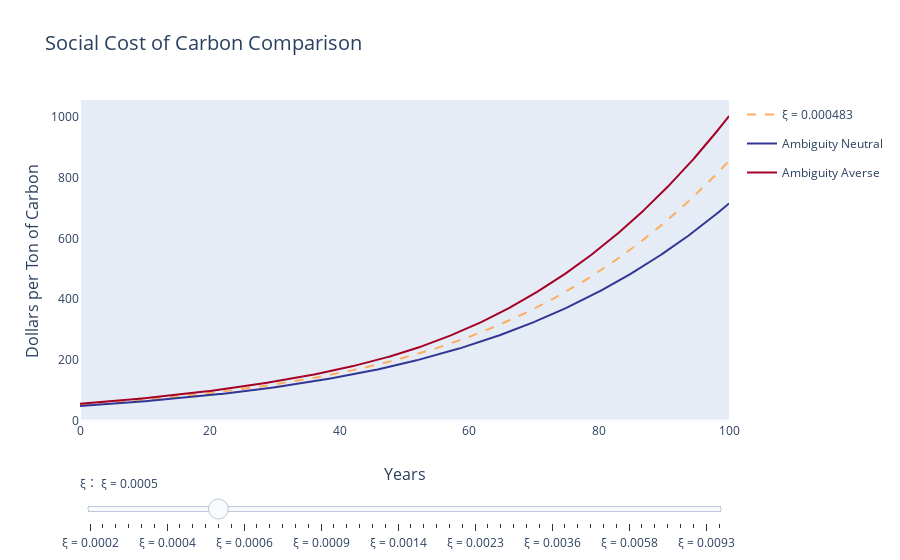

This figure's notebook cell:
### Code cell
mdl.SCCSmoothPlot()

### Figure 1 — Plotly figure (JSON) as saved in the notebook; plotly's stock layout.template omitted (floating-point values rounded to 4 significant figures; data arrays with more than 128 entries replaced by an {"elided": "..."} marker saying what was removed)
{"data": [{"legendgroup": "Arbitrary ξ", "line": {"color": "rgb(253,174,97)", "dash": "dash", "width": 2}, "name": "ξ = 0.000222", "showlegend": true, "type": "scatter", "visible": false, "x": {"elided": "400 float values"}, "y": {"elided": "400 float values"}}, {"legendgroup": "Arbitrary ξ", "line": {"color": "rgb(253,174,97)", "dash": "dash", "width": 2}, "name": "ξ = 0.000240", "showlegend": true, "type": "scatter", "visible": false, "x": {"elided": "400 float values"}, "y": {"elided": "400 float values"}}, {"legendgroup": "Arbitrary ξ", "line": {"color": "rgb(253,174,97)", "dash": "dash", "width": 2}, "name": "ξ = 0.000260", "showlegend": true, "type": "scatter", "visible": false, "x": {"elided": "400 float values"}, "y": {"elided": "400 float values"}}, {"legendgroup": "Arbitrary ξ", "line": {"color": "rgb(253,174,97)", "dash": "dash", "width": 2}, "name": "ξ = 0.000281", "showlegend": true, "type": "scatter", "visible": false, "x": {"elided": "400 float values"}, "y": {"elided": "400 float values"}}, {"legendgroup": "Arbitrary ξ", "line": {"color": "rgb(253,174,97)", "dash": "dash", "width": 2}, "name": "ξ = 0.000303", "showlegend": true, "type": "scatter", "visible": false, "x": {"elided": "400 float values"}, "y": {"elided": "400 float values"}}, {"legendgroup": "Arbitrary ξ", "line": {"color": "rgb(253,174,97)", "dash": "dash", "width": 2}, "name": "ξ = 0.000328", "showlegend": true, "type": "scatter", "visible": false, "x": {"elided": "400 float values"}, "y": {"elided": "400 float values"}}, {"legendgroup": "Arbitrary ξ", "line": {"color": "rgb(253,174,97)", "dash": "dash", "width": 2}, "name": "ξ = 0.000354", "showlegend": true, "type": "scatter", "visible": false, "x": {"elided": "400 float values"}, "y": {"elided": "400 float values"}}, {"legendgroup": "Arbitrary ξ", "line": {"color": "rgb(253,174,97)", "dash": "dash", "width": 2}, "name": "ξ = 0.000383", "showlegend": true, "type": "scatter", "visible": false, "x": {"elided": "400 float values"}, "y": {"elided": "400 float values"}}, {"legendgroup": "Arbitrary ξ", "line": {"color": "rgb(253,174,97)", "dash": "dash", "width": 2}, "name": "ξ = 0.000414", "showlegend": true, "type": "scatter", "visible": false, "x": {"elided": "400 float values"}, "y": {"elided": "400 float values"}}, {"legendgroup": "Arbitrary ξ", "line": {"color": "rgb(253,174,97)", "dash": "dash", "width": 2}, "name": "ξ = 0.000447", "showlegend": true, "type": "scatter", "visible": false, "x": {"elided": "400 float values"}, "y": {"elided": "400 float values"}}, {"legendgroup": "Arbitrary ξ", "line": {"color": "rgb(253,174,97)", "dash": "dash", "width": 2}, "name": "ξ = 0.000483", "showlegend": true, "type": "scatter", "visible": true, "x": {"elided": "400 float values"}, "y": {"elided": "400 float values"}}, {"legendgroup": "Arbitrary ξ", "line": {"color": "rgb(253,174,97)", "dash": "dash", "width": 2}, "name": "ξ = 0.000522", "showlegend": true, "type": "scatter", "visible": false, "x": {"elided": "400 float values"}, "y": {"elided": "400 float values"}}, {"legendgroup": "Arbitrary ξ", "line": {"color": "rgb(253,174,97)", "dash": "dash", "width": 2}, "name": "ξ = 0.000564", "showlegend": true, "type": "scatter", "visible": false, "x": {"elided": "400 float values"}, "y": {"elided": "400 float values"}}, {"legendgroup": "Arbitrary ξ", "line": {"color": "rgb(253,174,97)", "dash": "dash", "width": 2}, "name": "ξ = 0.000610", "showlegend": true, "type": "scatter", "visible": false, "x": {"elided": "400 float values"}, "y": {"elided": "400 float values"}}, {"legendgroup": "Arbitrary ξ", "line": {"color": "rgb(253,174,97)", "dash": "dash", "width": 2}, "name": "ξ = 0.000659", "showlegend": true, "type": "scatter", "visible": false, "x": {"elided": "400 float values"}, "y": {"elided": "400 float values"}}, {"legendgroup": "Arbitrary ξ", "line": {"color": "rgb(253,174,97)", "dash": "dash", "width": 2}, "name": "ξ = 0.000713", "showlegend": true, "type": "scatter", "visible": false, "x": {"elided": "400 float values"}, "y": {"elided": "400 float values"}}, {"legendgroup": "Arbitrary ξ", "line": {"color": "rgb(253,174,97)", "dash": "dash", "width": 2}, "name": "ξ = 0.000770", "showlegend": true, "type": "scatter", "visible": false, "x": {"elided": "400 float values"}, "y": {"elided": "400 float values"}}, {"legendgroup": "Arbitrary ξ", "line": {"color": "rgb(253,174,97)", "dash": "dash", "width": 2}, "name": "ξ = 0.000832", "showlegend": true, "type": "scatter", "visible": false, "x": {"elided": "400 float values"}, "y": {"elided": "400 float values"}}, {"legendgroup": "Arbitrary ξ", "line": {"color": "rgb(253,174,97)", "dash": "dash", "width": 2}, "name": "ξ = 0.000900", "showlegend": true, "type": "scatter", "visible": false, "x": {"elided": "400 float values"}, "y": {"elided": "400 float values"}}, {"legendgroup": "Arbitrary ξ", "line": {"color": "rgb(253,174,97)", "dash": "dash", "width": 2}, "name": "ξ = 0.000972", "showlegend": true, "type": "scatter", "visible": false, "x": {"elided": "400 float values"}, "y": {"elided": "400 float values"}}, {"legendgroup": "Arbitrary ξ", "line": {"color": "rgb(253,174,97)", "dash": "dash", "width": 2}, "name": "ξ = 0.001051", "showlegend": true, "type": "scatter", "visible": false, "x": {"elided": "400 float values"}, "y": {"elided": "400 float values"}}, {"legendgroup": "Arbitrary ξ", "line": {"color": "rgb(253,174,97)", "dash": "dash", "width": 2}, "name": "ξ = 0.001136", "showlegend": true, "type": "scatter", "visible": false, "x": {"elided": "400 float values"}, "y": {"elided": "400 float values"}}, {"legendgroup": "Arbitrary ξ", "line": {"color": "rgb(253,174,97)", "dash": "dash", "width": 2}, "name": "ξ = 0.001228", "showlegend": true, "type": "scatter", "visible": false, "x": {"elided": "400 float values"}, "y": {"elided": "400 float values"}}, {"legendgroup": "Arbitrary ξ", "line": {"color": "rgb(253,174,97)", "dash": "dash", "width": 2}, "name": "ξ = 0.001327", "showlegend": true, "type": "scatter", "visible": false, "x": {"elided": "400 float values"}, "y": {"elided": "400 float values"}}, {"legendgroup": "Arbitrary ξ", "line": {"color": "rgb(253,174,97)", "dash": "dash", "width": 2}, "name": "ξ = 0.001434", "showlegend": true, "type": "scatter", "visible": false, "x": {"elided": "400 float values"}, "y": {"elided": "400 float values"}}, {"legendgroup": "Arbitrary ξ", "line": {"color": "rgb(253,174,97)", "dash": "dash", "width": 2}, "name": "ξ = 0.001550", "showlegend": true, "type": "scatter", "visible": false, "x": {"elided": "400 float values"}, "y": {"elided": "400 float values"}}, {"legendgroup": "Arbitrary ξ", "line": {"color": "rgb(253,174,97)", "dash": "dash", "width": 2}, "name": "ξ = 0.001675", "showlegend": true, "type": "scatter", "visible": false, "x": {"elided": "400 float values"}, "y": {"elided": "400 float values"}}, {"legendgroup": "Arbitrary ξ", "line": {"color": "rgb(253,174,97)", "dash": "dash", "width": 2}, "name": "ξ = 0.001810", "showlegend": true, "type": "scatter", "visible": false, "x": {"elided": "400 float values"}, "y": {"elided": "400 float values"}}, {"legendgroup": "Arbitrary ξ", "line": {"color": "rgb(253,174,97)", "dash": "dash", "width": 2}, "name": "ξ = 0.001957", "showlegend": true, "type": "scatter", "visible": false, "x": {"elided": "400 float values"}, "y": {"elided": "400 float values"}}, {"legendgroup": "Arbitrary ξ", "line": {"color": "rgb(253,174,97)", "dash": "dash", "width": 2}, "name": "ξ = 0.002115", "showlegend": true, "type": "scatter", "visible": false, "x": {"elided": "400 float values"}, "y": {"elided": "400 float values"}}, {"legendgroup": "Arbitrary ξ", "line": {"color": "rgb(253,174,97)", "dash": "dash", "width": 2}, "name": "ξ = 0.002285", "showlegend": true, "type": "scatter", "visible": false, "x": {"elided": "400 float values"}, "y": {"elided": "400 float values"}}, {"legendgroup": "Arbitrary ξ", "line": {"color": "rgb(253,174,97)", "dash": "dash", "width": 2}, "name": "ξ = 0.002470", "showlegend": true, "type": "scatter", "visible": false, "x": {"elided": "400 float values"}, "y": {"elided": "400 float values"}}, {"legendgroup": "Arbitrary ξ", "line": {"color": "rgb(253,174,97)", "dash": "dash", "width": 2}, "name": "ξ = 0.002670", "showlegend": true, "type": "scatter", "visible": false, "x": {"elided": "400 float values"}, "y": {"elided": "400 float values"}}, {"legendgroup": "Arbitrary ξ", "line": {"color": "rgb(253,174,97)", "dash": "dash", "width": 2}, "name": "ξ = 0.002885", "showlegend": true, "type": "scatter", "visible": false, "x": {"elided": "400 float values"}, "y": {"elided": "400 float values"}}, {"legendgroup": "Arbitrary ξ", "line": {"color": "rgb(253,174,97)", "dash": "dash", "width": 2}, "name": "ξ = 0.003118", "showlegend": true, "type": "scatter", "visible": false, "x": {"elided": "400 float values"}, "y": {"elided": "400 float values"}}, {"legendgroup": "Arbitrary ξ", "line": {"color": "rgb(253,174,97)", "dash": "dash", "width": 2}, "name": "ξ = 0.003370", "showlegend": true, "type": "scatter", "visible": false, "x": {"elided": "400 float values"}, "y": {"elided": "400 float values"}}, {"legendgroup": "Arbitrary ξ", "line": {"color": "rgb(253,174,97)", "dash": "dash", "width": 2}, "name": "ξ = 0.003642", "showlegend": true, "type": "scatter", "visible": false, "x": {"elided": "400 float values"}, "y": {"elided": "400 float values"}}, {"legendgroup": "Arbitrary ξ", "line": {"color": "rgb(253,174,97)", "dash": "dash", "width": 2}, "name": "ξ = 0.003937", "showlegend": true, "type": "scatter", "visible": false, "x": {"elided": "400 float values"}, "y": {"elided": "400 float values"}}, {"legendgroup": "Arbitrary ξ", "line": {"color": "rgb(253,174,97)", "dash": "dash", "width": 2}, "name": "ξ = 0.004255", "showlegend": true, "type": "scatter", "visible": false, "x": {"elided": "400 float values"}, "y": {"elided": "400 float values"}}, {"legendgroup": "Arbitrary ξ", "line": {"color": "rgb(253,174,97)", "dash": "dash", "width": 2}, "name": "ξ = 0.004598", "showlegend": true, "type": "scatter", "visible": false, "x": {"elided": "400 float values"}, "y": {"elided": "400 float values"}}, {"legendgroup": "Arbitrary ξ", "line": {"color": "rgb(253,174,97)", "dash": "dash", "width": 2}, "name": "ξ = 0.004970", "showlegend": true, "type": "scatter", "visible": false, "x": {"elided": "400 float values"}, "y": {"elided": "400 float values"}}, {"legendgroup": "Arbitrary ξ", "line": {"color": "rgb(253,174,97)", "dash": "dash", "width": 2}, "name": "ξ = 0.005371", "showlegend": true, "type": "scatter", "visible": false, "x": {"elided": "400 float values"}, "y": {"elided": "400 float values"}}, {"legendgroup": "Arbitrary ξ", "line": {"color": "rgb(253,174,97)", "dash": "dash", "width": 2}, "name": "ξ = 0.005805", "showlegend": true, "type": "scatter", "visible": false, "x": {"elided": "400 float values"}, "y": {"elided": "400 float values"}}, {"legendgroup": "Arbitrary ξ", "line": {"color": "rgb(253,174,97)", "dash": "dash", "width": 2}, "name": "ξ = 0.006274", "showlegend": true, "type": "scatter", "visible": false, "x": {"elided": "400 float values"}, "y": {"elided": "400 float values"}}, {"legendgroup": "Arbitrary ξ", "line": {"color": "rgb(253,174,97)", "dash": "dash", "width": 2}, "name": "ξ = 0.006781", "showlegend": true, "type": "scatter", "visible": false, "x": {"elided": "400 float values"}, "y": {"elided": "400 float values"}}, {"legendgroup": "Arbitrary ξ", "line": {"color": "rgb(253,174,97)", "dash": "dash", "width": 2}, "name": "ξ = 0.007329", "showlegend": true, "type": "scatter", "visible": false, "x": {"elided": "400 float values"}, "y": {"elided": "400 float values"}}, {"legendgroup": "Arbitrary ξ", "line": {"color": "rgb(253,174,97)", "dash": "dash", "width": 2}, "name": "ξ = 0.007921", "showlegend": true, "type": "scatter", "visible": false, "x": {"elided": "400 float values"}, "y": {"elided": "400 float values"}}, {"legendgroup": "Arbitrary ξ", "line": {"color": "rgb(253,174,97)", "dash": "dash", "width": 2}, "name": "ξ = 0.008561", "showlegend": true, "type": "scatter", "visible": false, "x": {"elided": "400 float values"}, "y": {"elided": "400 float values"}}, {"legendgroup": "Arbitrary ξ", "line": {"color": "rgb(253,174,97)", "dash": "dash", "width": 2}, "name": "ξ = 0.009253", "showlegend": true, "type": "scatter", "visible": false, "x": {"elided": "400 float values"}, "y": {"elided": "400 float values"}}, {"legendgroup": "Arbitrary ξ", "line": {"color": "rgb(253,174,97)", "dash": "dash", "width": 2}, "name": "ξ = 0.010000", "showlegend": true, "type": "scatter", "visible": false, "x": {"elided": "400 float values"}, "y": {"elided": "400 float values"}}, {"line": {"color": "rgb(49,54,149)", "dash": "solid", "width": 2}, "name": "Ambiguity Neutral", "showlegend": true, "type": "scatter", "visible": true, "x": {"elided": "400 float values"}, "y": {"elided": "400 float values"}}, {"line": {"color": "rgb(165,0,38)", "dash": "solid", "width": 2}, "name": "Ambiguity Averse", "showlegend": true, "type": "scatter", "visible": true, "x": {"elided": "400 float values"}, "y": {"elided": "400 float values"}}], "layout": {"sliders": [{"active": 10, "currentvalue": {"prefix": "ξ： "}, "pad": {"t": 50}, "steps": [{"args": ["visible", [true, false, false, false, false, false, false, false, false, false, false, false, false, false, false, false, false, false, false, false, false, false, false, false, false, false, false, false, false, false, false, false, false, false, false, false, false, false, false, false, false, false, false, false, false, false, false, false, false, false, true, true]], "label": "ξ = 0.0002", "method": "restyle"}, {"args": ["visible", [false, true, false, false, false, false, false, false, false, false, false, false, false, false, false, false, false, false, false, false, false, false, false, false, false, false, false, false, false, false, false, false, false, false, false, false, false, false, false, false, false, false, false, false, false, false, false, false, false, false, true, true]], "label": "ξ = 0.0002", "method": "restyle"}, {"args": ["visible", [false, false, true, false, false, false, false, false, false, false, false, false, false, false, false, false, false, false, false, false, false, false, false, false, false, false, false, false, false, false, false, false, false, false, false, false, false, false, false, false, false, false, false, false, false, false, false, false, false, false, true, true]], "label": "ξ = 0.0003", "method": "restyle"}, {"args": ["visible", [false, false, false, true, false, false, false, false, false, false, false, false, false, false, false, false, false, false, false, false, false, false, false, false, false, false, false, false, false, false, false, false, false, false, false, false, false, false, false, false, false, false, false, false, false, false, false, false, false, false, true, true]], "label": "ξ = 0.0003", "method": "restyle"}, {"args": ["visible", [false, false, false, false, true, false, false, false, false, false, false, false, false, false, false, false, false, false, false, false, false, false, false, false, false, false, false, false, false, false, false, false, false, false, false, false, false, false, false, false, false, false, false, false, false, false, false, false, false, false, true, true]], "label": "ξ = 0.0003", "method": "restyle"}, {"args": ["visible", [false, false, false, false, false, true, false, false, false, false, false, false, false, false, false, false, false, false, false, false, false, false, false, false, false, false, false, false, false, false, false, false, false, false, false, false, false, false, false, false, false, false, false, false, false, false, false, false, false, false, true, true]], "label": "ξ = 0.0003", "method": "restyle"}, {"args": ["visible", [false, false, false, false, false, false, true, false, false, false, false, false, false, false, false, false, false, false, false, false, false, false, false, false, false, false, false, false, false, false, false, false, false, false, false, false, false, false, false, false, false, false, false, false, false, false, false, false, false, false, true, true]], "label": "ξ = 0.0004", "method": "restyle"}, {"args": ["visible", [false, false, false, false, false, false, false, true, false, false, false, false, false, false, false, false, false, false, false, false, false, false, false, false, false, false, false, false, false, false, false, false, false, false, false, false, false, false, false, false, false, false, false, false, false, false, false, false, false, false, true, true]], "label": "ξ = 0.0004", "method": "restyle"}, {"args": ["visible", [false, false, false, false, false, false, false, false, true, false, false, false, false, false, false, false, false, false, false, false, false, false, false, false, false, false, false, false, false, false, false, false, false, false, false, false, false, false, false, false, false, false, false, false, false, false, false, false, false, false, true, true]], "label": "ξ = 0.0004", "method": "restyle"}, {"args": ["visible", [false, false, false, false, false, false, false, false, false, true, false, false, false, false, false, false, false, false, false, false, false, false, false, false, false, false, false, false, false, false, false, false, false, false, false, false, false, false, false, false, false, false, false, false, false, false, false, false, false, false, true, true]], "label": "ξ = 0.0004", "method": "restyle"}, {"args": ["visible", [false, false, false, false, false, false, false, false, false, false, true, false, false, false, false, false, false, false, false, false, false, false, false, false, false, false, false, false, false, false, false, false, false, false, false, false, false, false, false, false, false, false, false, false, false, false, false, false, false, false, true, true]], "label": "ξ = 0.0005", "method": "restyle"}, {"args": ["visible", [false, false, false, false, false, false, false, false, false, false, false, true, false, false, false, false, false, false, false, false, false, false, false, false, false, false, false, false, false, false, false, false, false, false, false, false, false, false, false, false, false, false, false, false, false, false, false, false, false, false, true, true]], "label": "ξ = 0.0005", "method": "restyle"}, {"args": ["visible", [false, false, false, false, false, false, false, false, false, false, false, false, true, false, false, false, false, false, false, false, false, false, false, false, false, false, false, false, false, false, false, false, false, false, false, false, false, false, false, false, false, false, false, false, false, false, false, false, false, false, true, true]], "label": "ξ = 0.0006", "method": "restyle"}, {"args": ["visible", [false, false, false, false, false, false, false, false, false, false, false, false, false, true, false, false, false, false, false, false, false, false, false, false, false, false, false, false, false, false, false, false, false, false, false, false, false, false, false, false, false, false, false, false, false, false, false, false, false, false, true, true]], "label": "ξ = 0.0006", "method": "restyle"}, {"args": ["visible", [false, false, false, false, false, false, false, false, false, false, false, false, false, false, true, false, false, false, false, false, false, false, false, false, false, false, false, false, false, false, false, false, false, false, false, false, false, false, false, false, false, false, false, false, false, false, false, false, false, false, true, true]], "label": "ξ = 0.0007", "method": "restyle"}, {"args": ["visible", [false, false, false, false, false, false, false, false, false, false, false, false, false, false, false, true, false, false, false, false, false, false, false, false, false, false, false, false, false, false, false, false, false, false, false, false, false, false, false, false, false, false, false, false, false, false, false, false, false, false, true, true]], "label": "ξ = 0.0007", "method": "restyle"}, {"args": ["visible", [false, false, false, false, false, false, false, false, false, false, false, false, false, false, false, false, true, false, false, false, false, false, false, false, false, false, false, false, false, false, false, false, false, false, false, false, false, false, false, false, false, false, false, false, false, false, false, false, false, false, true, true]], "label": "ξ = 0.0008", "method": "restyle"}, {"args": ["visible", [false, false, false, false, false, false, false, false, false, false, false, false, false, false, false, false, false, true, false, false, false, false, false, false, false, false, false, false, false, false, false, false, false, false, false, false, false, false, false, false, false, false, false, false, false, false, false, false, false, false, true, true]], "label": "ξ = 0.0008", "method": "restyle"}, {"args": ["visible", [false, false, false, false, false, false, false, false, false, false, false, false, false, false, false, false, false, false, true, false, false, false, false, false, false, false, false, false, false, false, false, false, false, false, false, false, false, false, false, false, false, false, false, false, false, false, false, false, false, false, true, true]], "label": "ξ = 0.0009", "method": "restyle"}, {"args": ["visible", [false, false, false, false, false, false, false, false, false, false, false, false, false, false, false, false, false, false, false, true, false, false, false, false, false, false, false, false, false, false, false, false, false, false, false, false, false, false, false, false, false, false, false, false, false, false, false, false, false, false, true, true]], "label": "ξ = 0.0010", "method": "restyle"}, {"args": ["visible", [false, false, false, false, false, false, false, false, false, false, false, false, false, false, false, false, false, false, false, false, true, false, false, false, false, false, false, false, false, false, false, false, false, false, false, false, false, false, false, false, false, false, false, false, false, false, false, false, false, false, true, true]], "label": "ξ = 0.0011", "method": "restyle"}, {"args": ["visible", [false, false, false, false, false, false, false, false, false, false, false, false, false, false, false, false, false, false, false, false, false, true, false, false, false, false, false, false, false, false, false, false, false, false, false, false, false, false, false, false, false, false, false, false, false, false, false, false, false, false, true, true]], "label": "ξ = 0.0011", "method": "restyle"}, {"args": ["visible", [false, false, false, false, false, false, false, false, false, false, false, false, false, false, false, false, false, false, false, false, false, false, true, false, false, false, false, false, false, false, false, false, false, false, false, false, false, false, false, false, false, false, false, false, false, false, false, false, false, false, true, true]], "label": "ξ = 0.0012", "method": "restyle"}, {"args": ["visible", [false, false, false, false, false, false, false, false, false, false, false, false, false, false, false, false, false, false, false, false, false, false, false, true, false, false, false, false, false, false, false, false, false, false, false, false, false, false, false, false, false, false, false, false, false, false, false, false, false, false, true, true]], "label": "ξ = 0.0013", "method": "restyle"}, {"args": ["visible", [false, false, false, false, false, false, false, false, false, false, false, false, false, false, false, false, false, false, false, false, false, false, false, false, true, false, false, false, false, false, false, false, false, false, false, false, false, false, false, false, false, false, false, false, false, false, false, false, false, false, true, true]], "label": "ξ = 0.0014", "method": "restyle"}, {"args": ["visible", [false, false, false, false, false, false, false, false, false, false, false, false, false, false, false, false, false, false, false, false, false, false, false, false, false, true, false, false, false, false, false, false, false, false, false, false, false, false, false, false, false, false, false, false, false, false, false, false, false, false, true, true]], "label": "ξ = 0.0015", "method": "restyle"}, {"args": ["visible", [false, false, false, false, false, false, false, false, false, false, false, false, false, false, false, false, false, false, false, false, false, false, false, false, false, false, true, false, false, false, false, false, false, false, false, false, false, false, false, false, false, false, false, false, false, false, false, false, false, false, true, true]], "label": "ξ = 0.0017", "method": "restyle"}, {"args": ["visible", [false, false, false, false, false, false, false, false, false, false, false, false, false, false, false, false, false, false, false, false, false, false, false, false, false, false, false, true, false, false, false, false, false, false, false, false, false, false, false, false, false, false, false, false, false, false, false, false, false, false, true, true]], "label": "ξ = 0.0018", "method": "restyle"}, {"args": ["visible", [false, false, false, false, false, false, false, false, false, false, false, false, false, false, false, false, false, false, false, false, false, false, false, false, false, false, false, false, true, false, false, false, false, false, false, false, false, false, false, false, false, false, false, false, false, false, false, false, false, false, true, true]], "label": "ξ = 0.0020", "method": "restyle"}, {"args": ["visible", [false, false, false, false, false, false, false, false, false, false, false, false, false, false, false, false, false, false, false, false, false, false, false, false, false, false, false, false, false, true, false, false, false, false, false, false, false, false, false, false, false, false, false, false, false, false, false, false, false, false, true, true]], "label": "ξ = 0.0021", "method": "restyle"}, {"args": ["visible", [false, false, false, false, false, false, false, false, false, false, false, false, false, false, false, false, false, false, false, false, false, false, false, false, false, false, false, false, false, false, true, false, false, false, false, false, false, false, false, false, false, false, false, false, false, false, false, false, false, false, true, true]], "label": "ξ = 0.0023", "method": "restyle"}, {"args": ["visible", [false, false, false, false, false, false, false, false, false, false, false, false, false, false, false, false, false, false, false, false, false, false, false, false, false, false, false, false, false, false, false, true, false, false, false, false, false, false, false, false, false, false, false, false, false, false, false, false, false, false, true, true]], "label": "ξ = 0.0025", "method": "restyle"}, {"args": ["visible", [false, false, false, false, false, false, false, false, false, false, false, false, false, false, false, false, false, false, false, false, false, false, false, false, false, false, false, false, false, false, false, false, true, false, false, false, false, false, false, false, false, false, false, false, false, false, false, false, false, false, true, true]], "label": "ξ = 0.0027", "method": "restyle"}, {"args": ["visible", [false, false, false, false, false, false, false, false, false, false, false, false, false, false, false, false, false, false, false, false, false, false, false, false, false, false, false, false, false, false, false, false, false, true, false, false, false, false, false, false, false, false, false, false, false, false, false, false, false, false, true, true]], "label": "ξ = 0.0029", "method": "restyle"}, {"args": ["visible", [false, false, false, false, false, false, false, false, false, false, false, false, false, false, false, false, false, false, false, false, false, false, false, false, false, false, false, false, false, false, false, false, false, false, true, false, false, false, false, false, false, false, false, false, false, false, false, false, false, false, true, true]], "label": "ξ = 0.0031", "method": "restyle"}, {"args": ["visible", [false, false, false, false, false, false, false, false, false, false, false, false, false, false, false, false, false, false, false, false, false, false, false, false, false, false, false, false, false, false, false, false, false, false, false, true, false, false, false, false, false, false, false, false, false, false, false, false, false, false, true, true]], "label": "ξ = 0.0034", "method": "restyle"}, {"args": ["visible", [false, false, false, false, false, false, false, false, false, false, false, false, false, false, false, false, false, false, false, false, false, false, false, false, false, false, false, false, false, false, false, false, false, false, false, false, true, false, false, false, false, false, false, false, false, false, false, false, false, false, true, true]], "label": "ξ = 0.0036", "method": "restyle"}, {"args": ["visible", [false, false, false, false, false, false, false, false, false, false, false, false, false, false, false, false, false, false, false, false, false, false, false, false, false, false, false, false, false, false, false, false, false, false, false, false, false, true, false, false, false, false, false, false, false, false, false, false, false, false, true, true]], "label": "ξ = 0.0039", "method": "restyle"}, {"args": ["visible", [false, false, false, false, false, false, false, false, false, false, false, false, false, false, false, false, false, false, false, false, false, false, false, false, false, false, false, false, false, false, false, false, false, false, false, false, false, false, true, false, false, false, false, false, false, false, false, false, false, false, true, true]], "label": "ξ = 0.0043", "method": "restyle"}, {"args": ["visible", [false, false, false, false, false, false, false, false, false, false, false, false, false, false, false, false, false, false, false, false, false, false, false, false, false, false, false, false, false, false, false, false, false, false, false, false, false, false, false, true, false, false, false, false, false, false, false, false, false, false, true, true]], "label": "ξ = 0.0046", "method": "restyle"}, {"args": ["visible", [false, false, false, false, false, false, false, false, false, false, false, false, false, false, false, false, false, false, false, false, false, false, false, false, false, false, false, false, false, false, false, false, false, false, false, false, false, false, false, false, true, false, false, false, false, false, false, false, false, false, true, true]], "label": "ξ = 0.0050", "method": "restyle"}, {"args": ["visible", [false, false, false, false, false, false, false, false, false, false, false, false, false, false, false, false, false, false, false, false, false, false, false, false, false, false, false, false, false, false, false, false, false, false, false, false, false, false, false, false, false, true, false, false, false, false, false, false, false, false, true, true]], "label": "ξ = 0.0054", "method": "restyle"}, {"args": ["visible", [false, false, false, false, false, false, false, false, false, false, false, false, false, false, false, false, false, false, false, false, false, false, false, false, false, false, false, false, false, false, false, false, false, false, false, false, false, false, false, false, false, false, true, false, false, false, false, false, false, false, true, true]], "label": "ξ = 0.0058", "method": "restyle"}, {"args": ["visible", [false, false, false, false, false, false, false, false, false, false, false, false, false, false, false, false, false, false, false, false, false, false, false, false, false, false, false, false, false, false, false, false, false, false, false, false, false, false, false, false, false, false, false, true, false, false, false, false, false, false, true, true]], "label": "ξ = 0.0063", "method": "restyle"}, {"args": ["visible", [false, false, false, false, false, false, false, false, false, false, false, false, false, false, false, false, false, false, false, false, false, false, false, false, false, false, false, false, false, false, false, false, false, false, false, false, false, false, false, false, false, false, false, false, true, false, false, false, false, false, true, true]], "label": "ξ = 0.0068", "method": "restyle"}, {"args": ["visible", [false, false, false, false, false, false, false, false, false, false, false, false, false, false, false, false, false, false, false, false, false, false, false, false, false, false, false, false, false, false, false, false, false, false, false, false, false, false, false, false, false, false, false, false, false, true, false, false, false, false, true, true]], "label": "ξ = 0.0073", "method": "restyle"}, {"args": ["visible", [false, false, false, false, false, false, false, false, false, false, false, false, false, false, false, false, false, false, false, false, false, false, false, false, false, false, false, false, false, false, false, false, false, false, false, false, false, false, false, false, false, false, false, false, false, false, true, false, false, false, true, true]], "label": "ξ = 0.0079", "method": "restyle"}, {"args": ["visible", [false, false, false, false, false, false, false, false, false, false, false, false, false, false, false, false, false, false, false, false, false, false, false, false, false, false, false, false, false, false, false, false, false, false, false, false, false, false, false, false, false, false, false, false, false, false, false, true, false, false, true, true]], "label": "ξ = 0.0086", "method": "restyle"}, {"args": ["visible", [false, false, false, false, false, false, false, false, false, false, false, false, false, false, false, false, false, false, false, false, false, false, false, false, false, false, false, false, false, false, false, false, false, false, false, false, false, false, false, false, false, false, false, false, false, false, false, false, true, false, true, true]], "label": "ξ = 0.0093", "method": "restyle"}, {"args": ["visible", [false, false, false, false, false, false, false, false, false, false, false, false, false, false, false, false, false, false, false, false, false, false, false, false, false, false, false, false, false, false, false, false, false, false, false, false, false, false, false, false, false, false, false, false, false, false, false, false, false, true, true, true]], "label": "ξ = 0.0100", "method": "restyle"}]}], "title": {"font": {"size": 20}, "text": "Social Cost of Carbon Comparison"}, "xaxis": {"showgrid": false, "tickfont": {"size": 12}, "title": {"font": {"size": 16}, "text": "Years"}}, "yaxis": {"showgrid": false, "tickfont": {"size": 12}, "title": {"font": {"size": 16}, "text": "Dollars per Ton of Carbon"}}}}
